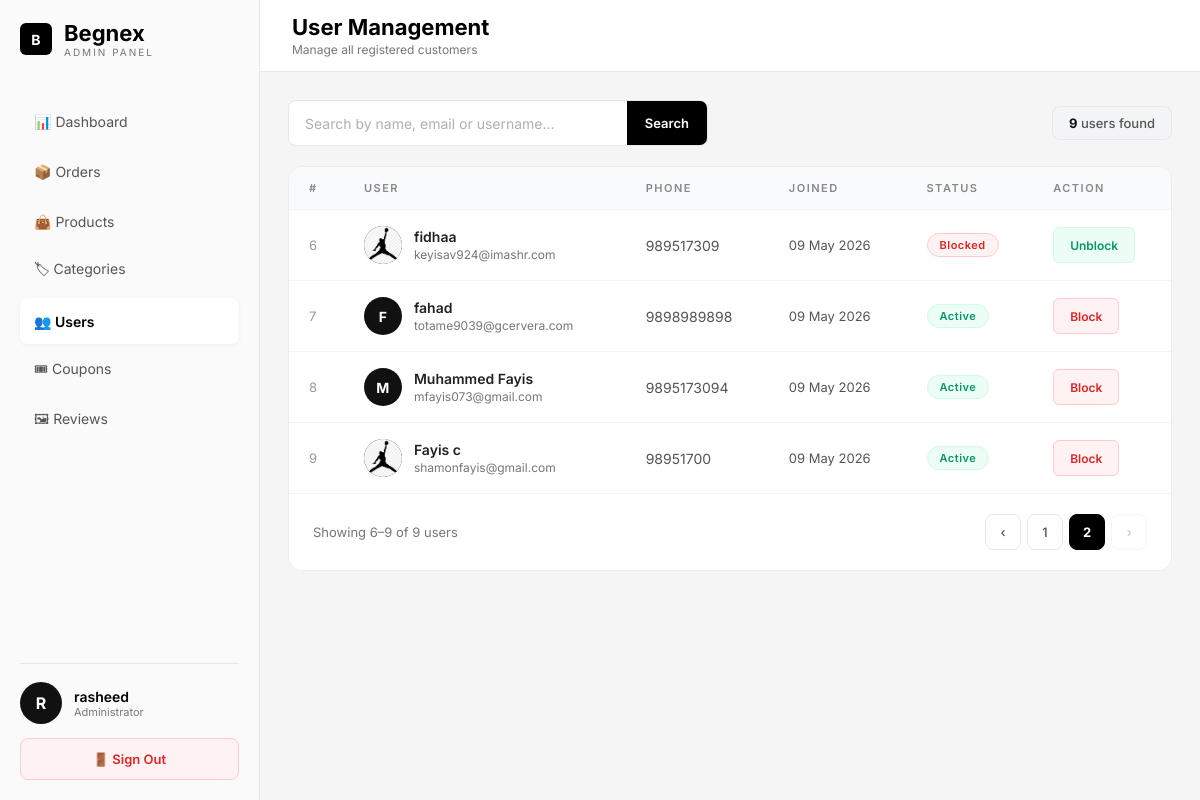
/begnex-admin/users/?page=2 (signed in), run on the app's committed database.
### user/accounts/models.py (models this page shows, shortened)
class User(AbstractUser):
    email = models.EmailField(
        unique=True
    )
    phone_number = models.CharField(
        max_length=15,
        blank=True,
        null=True
    )
    profile_photo = models.ImageField(
        upload_to='profile_photos/',
        blank=True,
        null=True
    )
    is_blocked = models.BooleanField(
        default=False
    )
    created_at = models.DateTimeField(
        auto_now_add=True
    )
    updated_at = models.DateTimeField(
        auto_now=True
    )

### admin_panel/admin_use/views.py (the view, shortened to what this page needs)
# urls.py: path('users/', views.admin_user_list_view, name='admin_user_list'),
@never_cache
@staff_member_required(login_url='admin_login')
def admin_user_list_view(request):
    search_query = request.GET.get('q', '').strip()
    users = User.objects.filter(is_staff=False).order_by('-date_joined')
    paginator = Paginator(users, 5)  # 5 users per page
    page_number = request.GET.get('page')
    page_obj = paginator.get_page(page_number)
    return render(request, 'admin_use/admin_users.html', {
        'page_obj': page_obj,
        'search_query': search_query,
        'total_users': users.count(),
    })

### admin_panel/admin_use/templates/admin_use/admin_users.html (shortened to what this page needs)
<!DOCTYPE html>
<html lang="en">
<head>
</head>
<body>
    <aside class="sidebar">
        <div>
            <div class="logo">
                <div class="logo-icon">B</div>
                <div>
                    <h2>Begnex</h2>
                    <p>ADMIN PANEL</p>
                </div>
            </div>
            <div class="menu">
                <a href="{% url 'admin_dashboard' %}">📊 Dashboard</a>
                <a href="#">📦 Orders</a>
                <a href="#">👜 Products</a>
                <a href="#">🏷 Categories</a>
                <a href="{% url 'admin_user_list' %}" class="active">👥 Users</a>
                <a href="#">🎟 Coupons</a>
                <a href="#">🖼 Reviews</a>
            </div>
        </div>
        <div class="sidebar-bottom">
            <div class="admin-profile">
                <div class="admin-avatar">{{ request.user.first_name|slice:":1"|upper|default:"A" }}</div>
                <div>
                    <h4>{{ request.user.get_full_name|default:request.user.username }}</h4>
                    <p>Administrator</p>
                </div>
            </div>
            <a href="{% url 'admin_logout' %}" class="logout-btn">🚪 Sign Out</a>
        </div>
    </aside>
    <main class="main">
        <div class="topbar">
            <div>
                <h1>User Management</h1>
                <p>Manage all registered customers</p>
            </div>
        </div>
        <div class="content">
            <div class="toolbar">
                <form method="GET" action="{% url 'admin_user_list' %}" class="search-form" id="searchForm">
                    <input
                        type="text"
                        name="q"
                        id="searchInput"
                        placeholder="Search by name, email or username…"
                        value="{{ search_query }}"
                        autocomplete="off">
                    <button type="submit" class="search-btn">Search</button>
                </form>
                <div class="toolbar-right">
                    <div class="total-badge">
                        <b>{{ total_users }}</b> user{{ total_users|pluralize }} found
                    </div>
                </div>
            </div>
            <div class="table-wrap">
                <table>
                    <thead>
                        <tr>
                            <th>#</th>
                            <th>USER</th>
                            <th>PHONE</th>
                            <th>JOINED</th>
                            <th>STATUS</th>
                            <th>ACTION</th>
                        </tr>
                    </thead>
                    <tbody>
                        {% if page_obj %}
                            {% for user in page_obj %}
                            <tr>
                                <td style="color:#999; font-size:13px;">{{ forloop.counter|add:page_obj.start_index|add:"-1" }}</td>
                                <td>
                                    <div class="user-cell">
                                        <div class="user-avatar">
                                            {% if user.profile_photo %}
                                            <img src="{{ user.profile_photo.url }}" alt="">
                                            {% else %}
                                            {{ user.first_name|slice:":1"|upper|default:user.username|slice:":1"|upper }}
                                            {% endif %}
                                        </div>
                                        <div>
                                            <div class="user-name">{{ user.get_full_name|default:user.username }}</div>
                                            <div class="user-email">{{ user.email }}</div>
                                        </div>
                                    </div>
                                </td>
                                <td style="color:#555;">{{ user.phone_number|default:"—" }}</td>
                                <td style="color:#555; font-size:13px;">{{ user.date_joined|date:"d M Y" }}</td>
                                <td>
                                    {% if user.is_blocked %}
                                        <span class="badge badge-blocked">Blocked</span>
                                    {% else %}
                                        <span class="badge badge-active">Active</span>
                                    {% endif %}
                                </td>
                                <td>
                                    {% if user.is_blocked %}
                                    <button
                                        class="action-btn btn-unblock"
                                        onclick="openModal('{{ user.id }}', '{{ user.get_full_name|default:user.username }}', false)">
                                        Unblock
                                    </button>
                                    {% else %}
                                    <button
                                        class="action-btn btn-block"
                                        onclick="openModal('{{ user.id }}', '{{ user.get_full_name|default:user.username }}', true)">
                                        Block
                                    </button>
                                    {% endif %}
                                </td>
                            </tr>
                            {% endfor %}
                        {% endif %}
                    </tbody>
                </table>
                {% if page_obj.paginator.num_pages > 1 %}
                <div class="pagination-wrap">
                    <div class="page-info">
                        Showing {{ page_obj.start_index }}–{{ page_obj.end_index }} of {{ page_obj.paginator.count }} users
                    </div>
                    <div class="page-links">
                        {% if page_obj.has_previous %}
                        <a href="?page={{ page_obj.previous_page_number }}{% if search_query %}&q={{ search_query }}{% endif %}">‹</a>
                        {% else %}
                        <span class="disabled">‹</span>
                        {% endif %}
                        {% for num in page_obj.paginator.page_range %}
                            {% if num == page_obj.number %}
                            <span class="current-page">{{ num }}</span>
                            {% elif num >= page_obj.number|add:"-2" and num <= page_obj.number|add:"2" %}
                            <a href="?page={{ num }}{% if search_query %}&q={{ search_query }}{% endif %}">{{ num }}</a>
                            {% endif %}
                        {% endfor %}
                        {% if page_obj.has_next %}
                        <a href="?page={{ page_obj.next_page_number }}{% if search_query %}&q={{ search_query }}{% endif %}">›</a>
                        {% else %}
                        <span class="disabled">›</span>
                        {% endif %}
                    </div>
                </div>
                {% endif %}
            </div>
        </div>
    </main>
</body>
</html>

### data on the page
User: user.first_name "R", user.get_full_name "rasheed"
User: profile_photo (picture), get_full_name "fidhaa", email "keyisav924@imashr.com", phone_number "989517309", date_joined "09 May 2026", is_blocked "Blocked"
User: first_name "F", get_full_name "fahad", email "totame9039@gcervera.com", phone_number "9898989898", date_joined "09 May 2026", is_blocked "Active"
User: first_name "M", get_full_name "Muhammed Fayis", email "mfayis073@gmail.com", phone_number "9895173094", date_joined "09 May 2026", is_blocked "Active"
User: profile_photo (picture), get_full_name "Fayis c", email "shamonfayis@gmail.com", phone_number "98951700", date_joined "09 May 2026", is_blocked "Active"

### other printed values
{{ total_users }} "9"
{{ page_obj.start_index }} "6"
{{ page_obj.end_index }} "9"
{{ page_obj.paginator.count }} "9"
{{ num }} "1"
{{ num }} "2"
